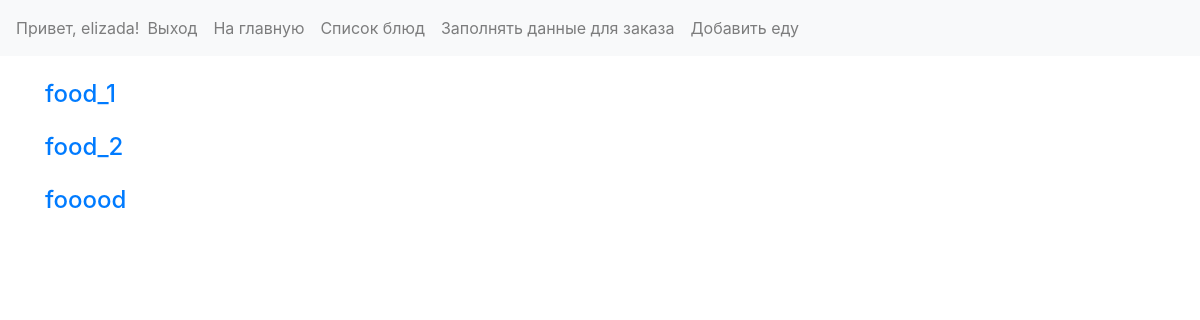
/foods (signed in), run on the app's committed database.
### webapp/models.py (models this page shows, shortened)
class Food(models.Model):
    name = models.CharField(max_length=50, verbose_name='Название')
    description = models.TextField(max_length=1000, null=True, blank=True, verbose_name='Описание')
    photo = models.ImageField(verbose_name='Фотография')
    price = models.DecimalField(max_digits=8, decimal_places=2, verbose_name='Цена')

### webapp/views.py (the view)
# urls.py: path('foods', FoodListView.as_view(), name='food_list'),
class FoodListView(LoginRequiredMixin, PermissionRequiredMixin, ListView):
    model = Food
    template_name = 'food_list.html'
    permission_required = 'webapp.view_food'

### webapp/templates/food_list.html (shortened to what this page needs)
{% extends 'base.html' %}
{% block menu %}
        {% if perms.webapp.add_order %}
            <li class="nav-item">
                <a class="nav-link" href="{% url 'webapp:order_create' %}">Заполнять данные для заказа</a>
            </li>
            <li class="nav-item">
                <a class="nav-link" href="{% url 'webapp:food_create' %}">Добавить еду</a>
            </li>
        {% endif %}
{% endblock %}
{% block content %}
        {% for food in food_list %}
            <div class="mb-4 mt-4">
            <a href="{% url 'webapp:food_detail' food.pk %}">
                    <h4>{{ food.name }}</h4>
            </a>
            </div>
        {% endfor %}
{% endblock %}

### webapp/templates/base.html (shortened to what this page needs)
{% load staticfiles %}
<!doctype html>
<html lang="en">
<head>
    <link rel="stylesheet" href="{% static 'css/bootstrap.css' %}">
    <link rel="stylesheet" href="{% static 'css/style.css' %}">
</head>
<body>
<nav class="navbar navbar-expand-lg navbar-light bg-light sticky-top">
    <div class="collapse navbar-collapse" id="navbarNav">
        <ul class="navbar-nav">
            {% if request.user.is_authenticated %}
                <li class="nav-item navbar-text">Привет, {{ request.user.username }}!</li>
                <li class="nav-item">
                    <a href="{% url 'accounts:logout' %}" class="nav-link">Выход</a>
                </li>
                <li class="nav-item">
                    <a href="{% url 'webapp:order_list' %}" class="nav-link">На главную</a>
                </li>
                 <li class="nav-item">
                    <a class="nav-link" href="{% url 'webapp:food_list' %}">Список блюд</a>
                </li>
                 {% block menu %}{% endblock %}
            {% else %}
                <li class="nav-item">
                    <a href="{% url 'accounts:login' %}" class="nav-link">Вход</a>
                </li>
            {% endif %}
        </ul>
    </div>
</nav>
<div class="container">
    {% block content %}{% endblock %}
</div>
</body>
</html>

### data on the page
Food: name "food_1"
Food: name "food_2"
Food: name "fooood"

### other printed values
{{ request.user.username }} "elizada"
